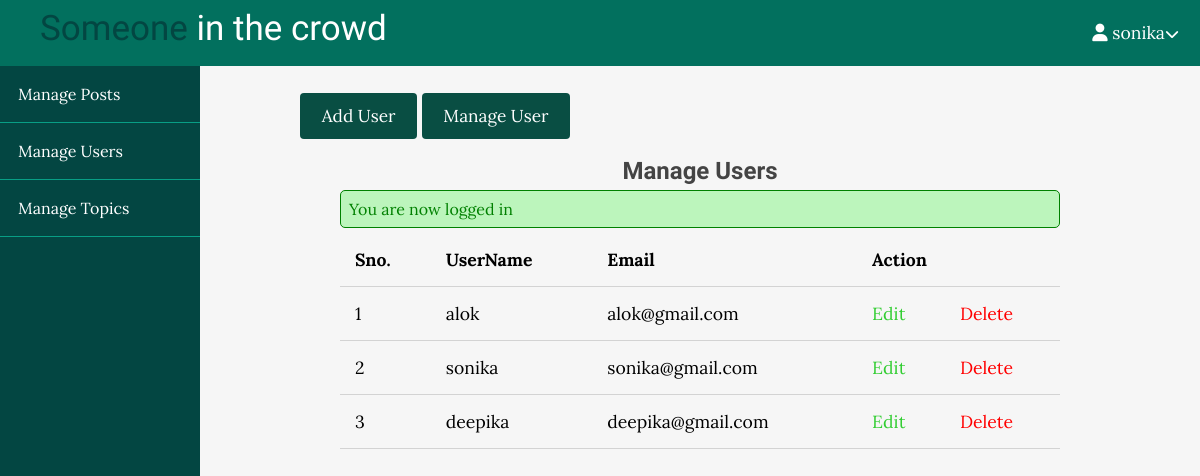
The page /admin/users/index.php (signed in) on the database its author committed.
### tables this page shows
CREATE TABLE `users` (
  `id` int(11) NOT NULL,
  `admin` tinyint(4) NOT NULL,
  `username` varchar(100) NOT NULL,
  `email` varchar(200) NOT NULL,
  `password` varchar(100) NOT NULL,
  `created_at` timestamp NOT NULL DEFAULT current_timestamp()
);

### app/controllers/users.php (called while the page is built, shortened)
<?php include(ROOT_PATH."/app/database/db.php");
$table='users';
$admin_users= selectAll($table);

### app/database/db.php (called while the page is built, shortened)
<?php
require('connect.php');
function selectAll($table , $conditions=[])
{
    global $conn;
    $sql= "SELECT * FROM $table";
    if(empty($conditions)){
    $stmt = $conn->prepare($sql);
    $stmt->execute();
    $records= $stmt->get_result()->fetch_all(MYSQLI_ASSOC);
    return $records;}
}

### admin/users/index.php (the view, shortened to what this page needs)
<?php include("../../path.php");
   include(ROOT_PATH."/app/controllers/users.php");
   ?>
<!DOCTYPE html>
<html lang="en">
<head>
    <link rel ="stylesheet" href="../../assets/css/style.css">
    <link rel ="stylesheet" href="../../assets/css/admin.css">
</head>
<body>
<?php include(ROOT_PATH ."/app/include/adminheader.php");?>
    <div class="admin-wrapper">
    <?php include(ROOT_PATH ."/app/include/adminsidebar.php");?>
        <div class="admin-content">
            <div class="button-group">
            <a href="create.php " class="btn btn-big"> Add User</a>
            <a href="index.php" class="btn btn-big"> Manage User</a></div>
    <div class="content">
        <h2 class="page-title">Manage Users </h2>
        <?php include(ROOT_PATH ."/app/include/message.php");?>
        <table>
            <thead>
                <th>Sno.</th>
                <th> UserName</th>
                 <th> Email</th>
                <th colspan="2">Action</th>
            </thead>
            <tbody>
            <?php foreach ($admin_users as $key =>$user):?>
                <tr>
                <td> <?php echo $key +1;?></td>
                     <td><?php echo $user['username'];?></td>
                     <td><?php echo $user['email'];?></td>
                     <td><a href ="edit.php?id=<?php echo $user['id']; ?>"class="edit">Edit</a></td>
                     <td><a href ="index.php?delete_id=<?php echo $user['id']; ?>" class="delete">Delete</a></td>
                </tr>
            <?php endforeach;?>
            </tbody>
        </table>
    </div>
</body>
</html>

### assets/css/style.css (style rules this page uses)
* { box-sizing:border-box; }
html,body { height: 100%; padding:0px; margin:0px; background:#f6f6f6; font-family:'Lora',serif; }
h1,h2,h3,h4,h5,h6 { font-family: 'candal',sans-serif; color:#444; margin:5px; }
a { text-decoration:none; color:inherit; }
.btn { padding:.5rem 1rem; background:#094e43; color:white; border:1px solid transparent; border-radius: .25rem; font-size: 1.08em; font-family:'Lora',serif; }
.btn-big { padding:.7rem 1.3rem; line-height:1.3rem; }
.content { width:90%; margin: 30px auto 30px; }

### assets/css/admin.css (style rules this page uses)
.page-title { text-align: center; }
.admin-wrapper { display:flex; height:calc(100% - 66px); }
.admin-wrapper .admin-content { height:100%; flex:8; padding: 40px 100px 100px; overflow-y: scroll; }
table { width: 100%; border-collapse:collapse; font-size: 1.1rem; }
th,td { padding: 15px; text-align: left; border-bottom: 1px solid #d3d3d3; }
.edit { color:limegreen; }
.delete { color:red; }

### rows shown on the page
users: username "alok", email "alok@gmail.com"
users: username "sonika", email "sonika@gmail.com"
users: username "deepika", email "deepika@gmail.com"

### other values the page prints
$_SESSION['username'] "sonika"
$_SESSION['message'] "You are now logged in"
